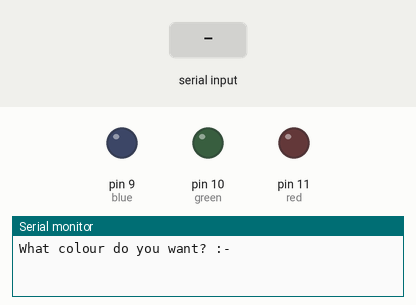
Simulated run of this sketch. Board: Arduino Uno, built with avr-gcc and run on an emulated ATmega328P. Shown: output pins drawn as LEDs (lit = HIGH), the last lines printed to the serial monitor. Inputs (shaded band) come from the test bench.

Above: at 1.2 s.
1.3 s: "red" received over Serial
At 2.8 s:
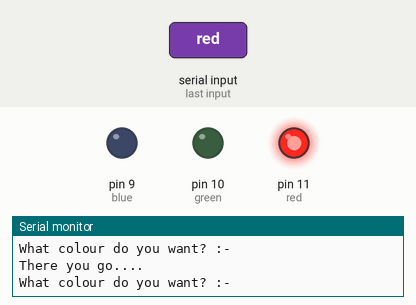
3.8 s: "white" received over Serial
At 5.9 s:
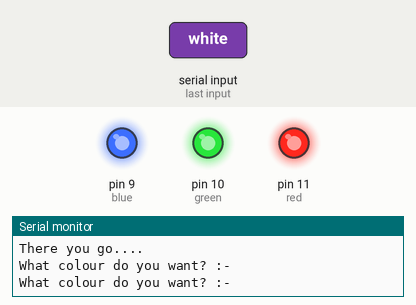
6.3 s: "green" received over Serial
At 7.8 s:
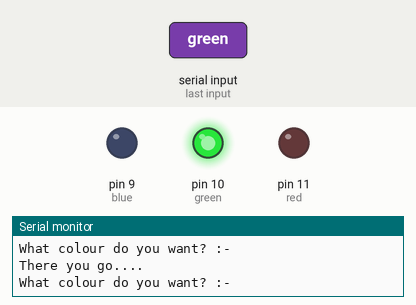
8.8 s: "blue" received over Serial
At 10.9 s:
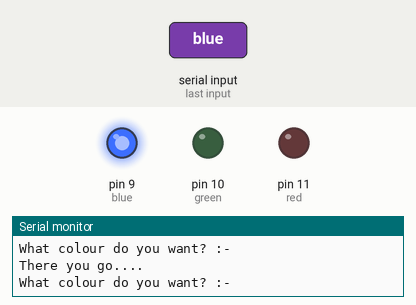
11.3 s: "Red" received over Serial
At 12.7 s:
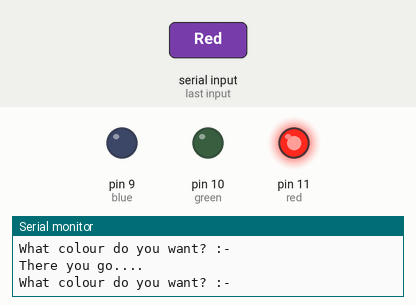
13.8 s: "Green" received over Serial
At 16.0 s:
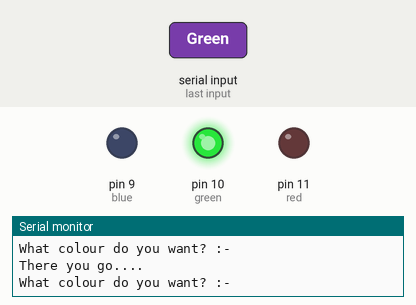
Timing chart, 0 to 17.3 s (numbered marks = the images above; inputs shaded):
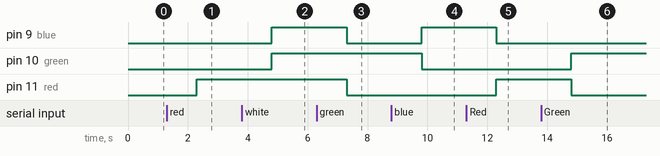

The sketch:

keybcolour.ino
```cpp
String colour;
String msg1="What colour do you want? :- ";
String msg2="There you go....";
String msg3="Error 69";

int red=11;
int green=10;
int blue=9;

void setup() {
  Serial.begin(9600);
  pinMode(red,OUTPUT);
  pinMode(green,OUTPUT);
  pinMode(blue,OUTPUT);
}

void loop() {
  Serial.println(msg1);
    while(Serial.available()==0){
  }
  colour=Serial.readString();
  if(colour=="white"){
    analogWrite(red,255);
    analogWrite(green,255);
    analogWrite(blue,255);
  }
  if (colour=="red"||colour=="Red"||colour=="RED"||colour=="green"||colour=="Green"||colour=="GREEN"||colour=="blue"||colour=="Blue"||colour=="BLUE"){
    if (colour=="red"||colour=="Red"||colour=="RED") {
      analogWrite(red,255);
      analogWrite(green,0);
      analogWrite(blue,0);
    }
    if (colour=="green"||colour=="Green"||colour=="GREEN") {
      analogWrite(red,0);
      analogWrite(green,255);
      analogWrite(blue,0);
    }
    if (colour=="blue"||colour=="Blue"||colour=="BLUE") {
      analogWrite(red,0);
      analogWrite(green,0);
      analogWrite(blue,255);
    }
    Serial.println(msg2);
  }
}
```

Measured:
- after the input at 1.3 s, pin 11 (red): LOW → HIGH after 1.0 s
- after the input at 3.8 s, pin 9 (blue), pin 10 (green): LOW → HIGH after 1.0 s
- after the input at 6.3 s, pin 9 (blue), pin 11 (red): HIGH → LOW after 1.0 s
- after the input at 8.8 s, pin 9 (blue): LOW → HIGH after 1.0 s; pin 10 (green): HIGH → LOW after 1.0 s
- after the input at 11.3 s, pin 9 (blue): HIGH → LOW after 1.0 s; pin 11 (red): LOW → HIGH after 1.0 s
- after the input at 13.8 s, pin 10 (green): LOW → HIGH after 1.0 s; pin 11 (red): HIGH → LOW after 1.0 s
